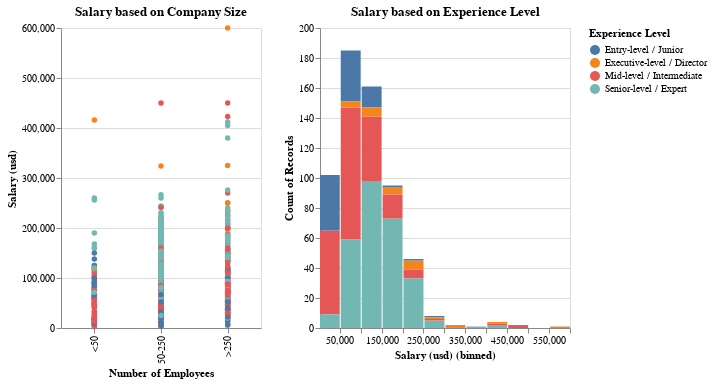

The notebook cell this image was saved under:
### Markdown cell above
## Company Size and Experience

### Code cell
selection = alt.selection(type="multi", fields=["Number of Employees"])

scatter = alt.Chart(data).mark_circle().encode(
    x=alt.X(field="Number of Employees", type="nominal", sort=alt.EncodingSortField(field="Salary (usd)", op="max")),
    y=alt.Y(field="Salary (usd)", type="quantitative"),
    color="Experience Level",
    tooltip=["Job Title", "Employee Residence", "Salary (usd)"],
    opacity=get_selection_opacity(selection)
).add_selection(selection).properties(width=WIDTH*0.4, height=HEIGHT, title="Salary based on Company Size")

histogram = alt.Chart(data).mark_bar().encode(
    x=alt.X(field="Salary (usd)", type="quantitative", bin=alt.Bin(step=50000), scale=salary_scale),
    y="count()",
    color="Experience Level",
    tooltip=["count()"]
).transform_filter(selection).properties(width=WIDTH*0.5, height=HEIGHT, title="Salary based on Experience Level").interactive()

scatter | histogram

### Figure 1 — Vega-Lite specification as saved in the notebook (floating-point values rounded to 4 significant figures; data arrays with more than 128 entries replaced by an {"elided": "..."} marker saying what was removed)
{"config": {"view": {"continuousWidth": 400, "continuousHeight": 300}}, "hconcat": [{"mark": "circle", "encoding": {"color": {"type": "nominal", "field": "Experience Level"}, "opacity": {"condition": {"value": 1, "selection": "selector015"}, "value": 0.2}, "tooltip": [{"type": "nominal", "field": "Job Title"}, {"type": "nominal", "field": "Employee Residence"}, {"type": "quantitative", "field": "Salary (usd)"}], "x": {"type": "nominal", "field": "Number of Employees", "sort": {"field": "Salary (usd)", "op": "max"}}, "y": {"type": "quantitative", "field": "Salary (usd)"}}, "height": 300, "selection": {"selector015": {"type": "multi", "fields": ["Number of Employees"]}}, "title": "Salary based on Company Size", "width": 200.0}, {"mark": "bar", "encoding": {"color": {"type": "nominal", "field": "Experience Level"}, "tooltip": [{"type": "quantitative", "aggregate": "count"}], "x": {"type": "quantitative", "bin": {"step": 50000}, "field": "Salary (usd)", "scale": {"domain": [2859, 600000]}}, "y": {"type": "quantitative", "aggregate": "count"}}, "height": 300, "selection": {"selector016": {"type": "interval", "bind": "scales", "encodings": ["x", "y"]}}, "title": "Salary based on Experience Level", "transform": [{"filter": {"selection": "selector015"}}], "width": 250.0}], "data": {"name": "data-dd6cf98015db17211f7550a598c2e4d4"}, "$schema": "https://vega.github.io/schema/vega-lite/v4.8.1.json", "datasets": {"data-dd6cf98015db17211f7550a598c2e4d4": {"elided": "607 records"}}}
